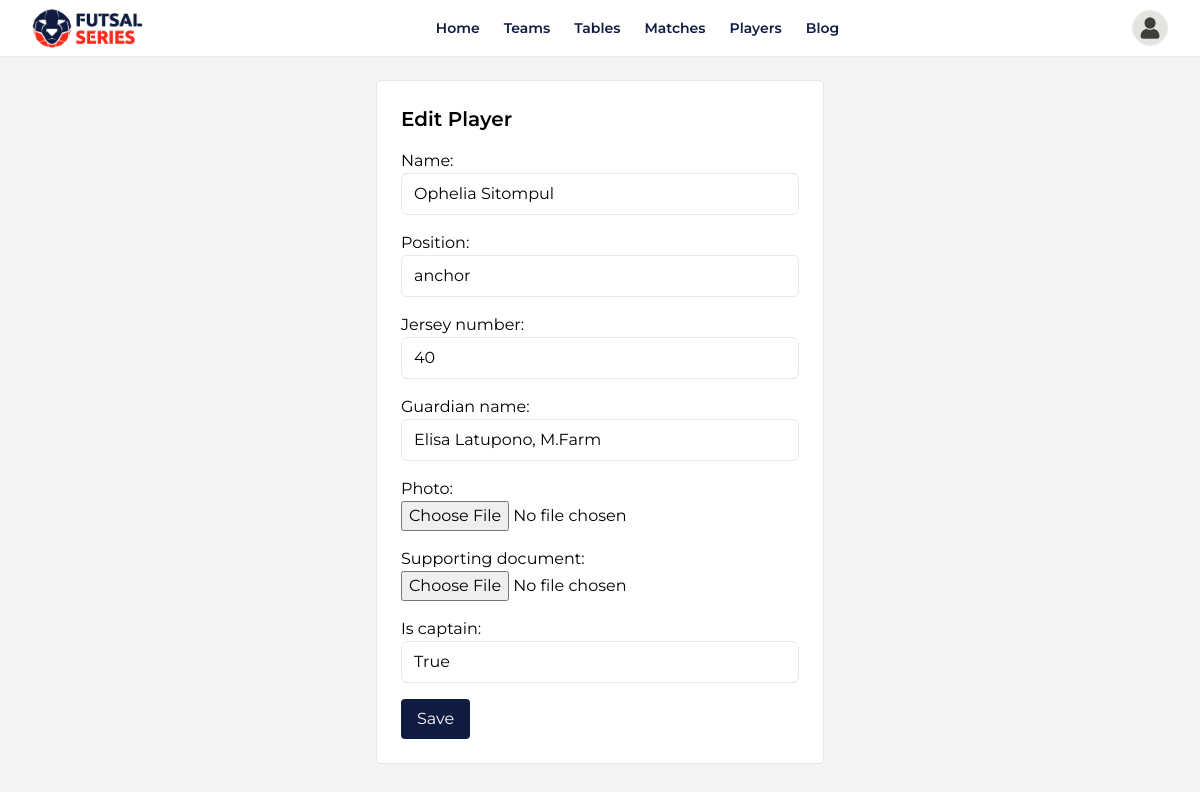
The page /teams/dashboard/player/1/edit/ (signed in) on the database its author committed.
### apps/teams/models.py (models this page shows, shortened)
class Player(models.Model):
    POSITION_CHOICES = [
        ('kiper',  'Kiper'),
        ('anchor', 'Anchor'),
        ('flank',  'Flank'),
        ('pivot',  'Pivot'),
    ]
    team                = models.ForeignKey(Team, on_delete=models.CASCADE, related_name='players')
    name                = models.CharField(max_length=100)
    position            = models.CharField(max_length=20, choices=POSITION_CHOICES)
    jersey_number       = models.CharField(max_length=3)
    guardian_name       = models.CharField(max_length=100)
    photo               = models.ImageField(upload_to='player_photos/', blank=True, null=True)
    supporting_document = models.FileField(upload_to='supporting_documents/', blank=True, null=True)
    is_captain          = models.BooleanField(default=False)

### apps/teams/views.py (the view)
# urls.py: path('dashboard/player/<int:pk>/edit/',    views.player_edit,   name='player_edit'),
@login_required
def player_edit(request, pk):
    team = get_object_or_404(Team, user=request.user)
    player = get_object_or_404(Player, pk=pk, team=team)
    form = PlayerForm(request.POST or None, request.FILES or None, instance=player)
    if request.method == 'POST' and form.is_valid():
        form.save(); return redirect('dashboard')
    return render(request, 'teams/player_form.html', {'form': form, 'title': 'Edit Player'})

### apps/teams/forms.py
class PlayerForm(forms.ModelForm):
    position = forms.ChoiceField(
        choices=Player.POSITION_CHOICES,
        widget=forms.Select(attrs={'class': BASE_INPUT})
    )
    photo = forms.ImageField(required=False, widget=forms.FileInput(attrs={'class':'text-sm'}))
    supporting_document = forms.FileField(required=False, widget=forms.FileInput(attrs={'class':'text-sm'}))
    class Meta:
        model  = Player
        fields = [
            'name', 'position', 'jersey_number',
            'guardian_name', 'photo', 'supporting_document', 'is_captain'
        ]
        widgets = {
            'name':          forms.TextInput(attrs={'class': BASE_INPUT}),
            'jersey_number': forms.NumberInput(attrs={'class': BASE_INPUT}),
            'guardian_name': forms.TextInput(attrs={'class': BASE_INPUT}),
            'is_captain':    forms.CheckboxInput(attrs={'class':'h-4 w-4 text-[#0f1b41]'}),
        }

### apps/teams/templates/teams/player_form.html (shortened to what this page needs)
{% extends 'base.html' %}
{% block content %}
<div class="max-w-md mx-auto bg-white p-6 border rounded">
  <h2 class="text-xl font-semibold mb-4">{{ title }}</h2>
  <form method="post" enctype="multipart/form-data" class="space-y-4">
    {{ form.as_p }}
    <button class="bg-[#0f1b41] hover:bg-[#18245e] text-white px-4 py-2 rounded">Save</button>
  </form>
</div>
{% endblock %}

### apps/core/templates/base.html (style rules this page uses)
body { font-family:'Montserrat',sans-serif }

### rows shown on the page
Player: name "Ophelia Sitompul", position "anchor", jersey_number "40", guardian_name "Elisa Latupono, M.Farm", is_captain "True"

### other values the page prints
{{ title }} "Edit Player"
